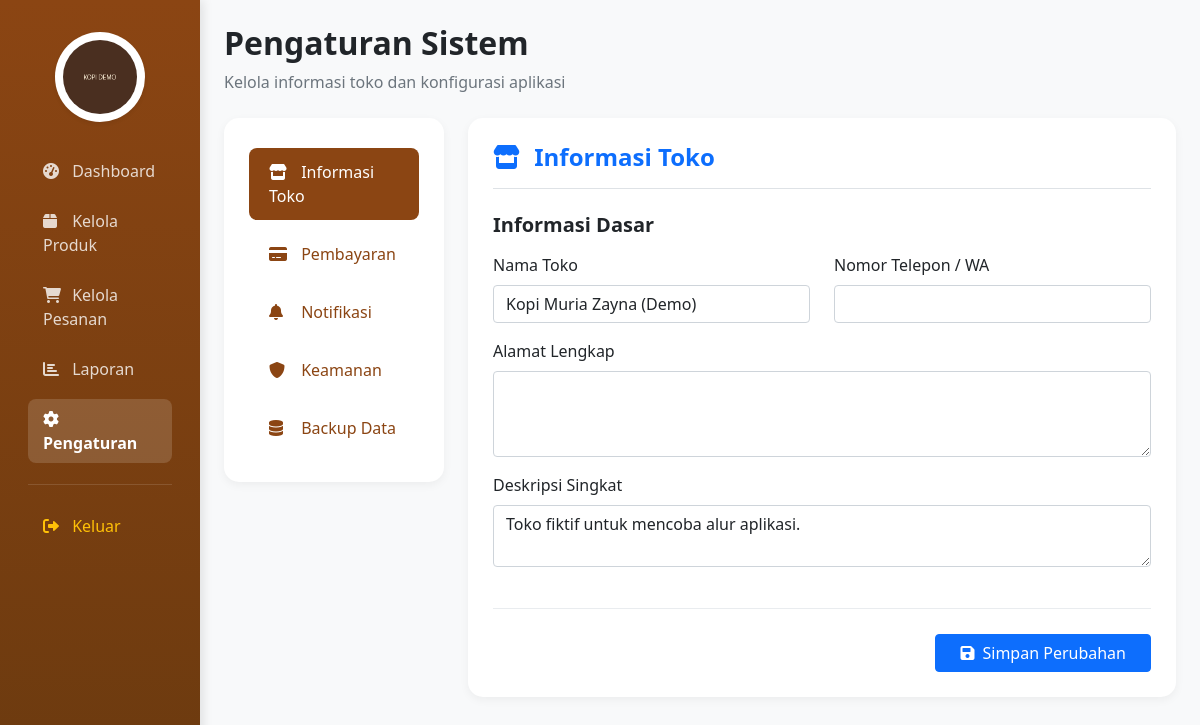
Screenshot of /admin/pengaturan.php (signed in) with the database file from the repository.
### tables this page shows
CREATE TABLE `pengaturan` (
  `id` int(11) NOT NULL,
  `nama_toko` varchar(100) DEFAULT NULL,
  `alamat_toko` text DEFAULT NULL,
  `no_telepon` varchar(50) DEFAULT NULL,
  `deskripsi` text DEFAULT NULL
);

### admin/pengaturan.php (the view, shortened to what this page needs)
<?php
require_once '../includes/config.php';
$stmt = $pdo->query("SELECT * FROM pengaturan WHERE id = 1");
$toko = $stmt->fetch(PDO::FETCH_ASSOC);
?>
<!DOCTYPE html>
<html lang="id">
<head>
    <link href="https://cdn.jsdelivr.net/npm/bootstrap@5.1.3/dist/css/bootstrap.min.css" rel="stylesheet">
    <link href="https://cdnjs.cloudflare.com/ajax/libs/font-awesome/6.0.0/css/all.min.css" rel="stylesheet">
</head>
<body>
    <div class="container-fluid">
        <div class="row">
            <?php include 'sidebar.php'; ?>
            <div class="col-md-9 col-lg-10 ms-sm-auto px-4 py-4">
                <div class="d-flex justify-content-between align-items-center mb-4">
                    <div>
                        <h2 class="fw-bold text-dark">Pengaturan Sistem</h2>
                        <p class="text-muted mb-0">Kelola informasi toko dan konfigurasi aplikasi</p>
                    </div>
                </div>
                <div class="row">
                    <div class="col-md-3">
                        <div class="settings-card">
                            <div class="nav flex-column nav-pills" role="tablist">
                                <a class="nav-link active" href="#umum" data-bs-toggle="pill">
                                    <i class="fas fa-store me-2" style="width:20px"></i> Informasi Toko
                                </a>
                                <a class="nav-link" href="#pembayaran" data-bs-toggle="pill">
                                    <i class="fas fa-credit-card me-2" style="width:20px"></i> Pembayaran
                                </a>
                                <a class="nav-link" href="#notifikasi" data-bs-toggle="pill">
                                    <i class="fas fa-bell me-2" style="width:20px"></i> Notifikasi
                                </a>
                                <a class="nav-link" href="#keamanan" data-bs-toggle="pill">
                                    <i class="fas fa-shield-alt me-2" style="width:20px"></i> Keamanan
                                </a>
                                <a class="nav-link" href="#backup" data-bs-toggle="pill">
                                    <i class="fas fa-database me-2" style="width:20px"></i> Backup Data
                                </a>
                            </div>
                        </div>
                    </div>
                    <div class="col-md-9">
                        <div class="tab-content">
                            <div class="tab-pane fade show active" id="umum">
                                <div class="settings-card">
                                    <h4 class="mb-4 fw-bold text-primary border-bottom pb-3">
                                        <i class="fas fa-store me-2"></i> Informasi Toko
                                    </h4>
                                    <form method="POST" action="">
                                        <div class="settings-section">
                                            <h5 class="fw-bold mb-3">Informasi Dasar</h5>
                                            <div class="row">
                                                <div class="col-md-6 mb-3">
                                                    <label class="form-label">Nama Toko</label>
                                                    <input type="text" name="nama_toko" class="form-control" value="<?= htmlspecialchars($toko['nama_toko']) ?>" required>
                                                </div>
                                                <div class="col-md-6 mb-3">
                                                    <label class="form-label">Nomor Telepon / WA</label>
                                                    <input type="text" name="no_telepon" class="form-control" value="<?= htmlspecialchars($toko['no_telepon']) ?>">
                                                </div>
                                            </div>
                                            <div class="mb-3">
                                                <label class="form-label">Alamat Lengkap</label>
                                                <textarea name="alamat_toko" class="form-control" rows="3"><?= htmlspecialchars($toko['alamat_toko']) ?></textarea>
                                            </div>
                                            <div class="mb-3">
                                                <label class="form-label">Deskripsi Singkat</label>
                                                <textarea name="deskripsi" class="form-control" rows="2"><?= htmlspecialchars($toko['deskripsi']) ?></textarea>
                                            </div>
                                        </div>
                                        <div class="text-end">
                                            <button type="submit" name="simpan_info" class="btn btn-primary px-4">
                                                <i class="fas fa-save me-2"></i>Simpan Perubahan
                                            </button>
                                        </div>
                                    </form>
                                </div>
                            </div>
                        </div>
                    </div>
                </div>
            </div>
        </div>
    </div>
</body>
</html>

### admin/pengaturan.php (style rules this page uses)
:root { --primary-color: #8B4513; --secondary-color: #D2691E; }
body { background-color: #f8f9fa; }
.settings-card { background: white; border-radius: 15px; padding: 25px; margin-bottom: 20px; box-shadow: 0 3px 10px rgba(0,0,0,0.05); }
.settings-card .nav-pills .nav-link { color: var(--primary-color); padding: 12px 20px; margin: 5px 0; border-radius: 8px; transition: all 0.3s ease; font-weight: 500; }
.settings-card .nav-pills .nav-link.active { background: var(--primary-color); color: white; }
.settings-section { border-bottom: 1px solid #e9ecef; padding-bottom: 25px; margin-bottom: 25px; }

### rows the page displays
pengaturan: nama_toko "Kopi Muria Zayna (Demo)", deskripsi "Toko fiktif untuk mencoba alur aplikasi."
